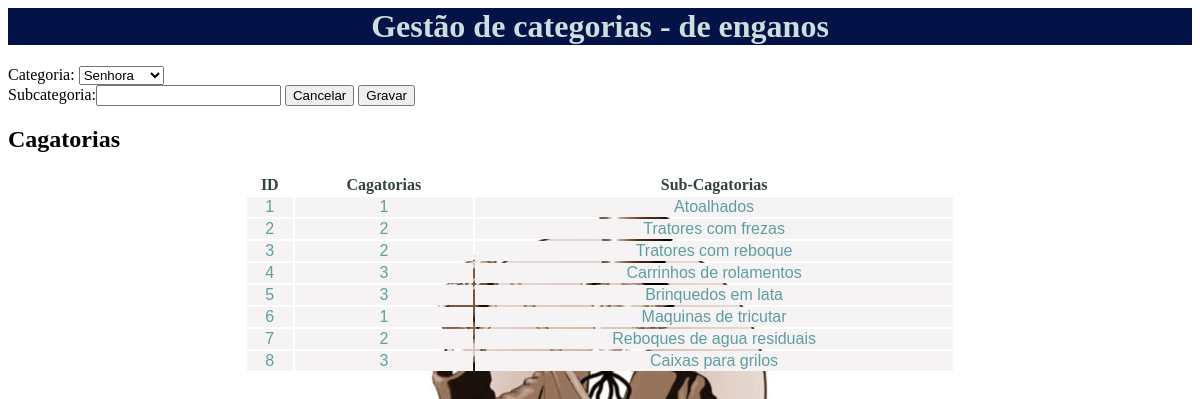
Page /categorias.php on the committed database.
### tables this page shows
CREATE TABLE `t_subcat` (
  `id` int(11) NOT NULL,
  `subcategoria` varchar(30) NOT NULL,
  `categoria` int(11) NOT NULL
);

### categorias.php (the view, shortened to what this page needs)
<html>
	 <head>
        <link href = "recursos/style/style.css" rel ="stylesheet" type="text/css">
</head>
<body>
<h1>Gestão de categorias - de enganos</h1>
	<?php
include "includes/liga_bd.php";
 ?>
 <form action ="categorias.php" method="post">
 	Categoria: <select name="categoria">
	 <?php
 		$sql="SELECT * FROM t_categorias";
 		$resultado = mysqli_query($ligacao, $sql) or die(mysqli_error($ligacao));
		 while ($linha = mysqli_fetch_assoc($resultado))
		 {
			echo"<option value='".$linha['id']."'>".$linha['categoria']."</option>";
			}
  ?>
  </select>
  <br> Subcategoria:<input type="text" required name = "subcat">
  <button onclick="location.href='categorias.php'" type="button">Cancelar</button>
  <input type ="submit" value ="Gravar">
   </form>
   <h2>Cagatorias</h2>
   <table>
	<tr>
		<th>ID</th>
		<th>Cagatorias</th>
		<th>Sub-Cagatorias</th>
		</tr>
		 <?php
		 $sql="SELECT * FROM t_subcat";
		  $resultado = mysqli_query($ligacao,$sql) or die(mysqli_error($ligacao));
		   while ($linha = mysqli_fetch_assoc($resultado)){
			echo "<tr><td>".$linha['id']."</td><td>".$linha['categoria']."</td><td>".$linha['subcategoria']."</td></tr>";
		   }
		   ?>
		  </table>
  </body>
  </html>

### recursos/style/style.css (style rules this page uses)
body { background-image: url("/v0068/pics/estrela4.jpg"); background-position: center; background-repeat: no-repeat; position: relative; }
table { width: 60%; margin-left: auto; margin-right: auto; }
th { color:rgb(51, 67, 68); }
td { text-align: center; font: size 14px; color:cadetblue; background-color: rgb(245, 243, 243); font-family: Verdana, Geneva, Tahoma, sans-serif; }
h1 { background-color: rgb(3, 19, 71); color:rgb(206, 221, 221); text-align: center; }

### rows in the picture
t_subcat: id "1", categoria "1", subcategoria "Atoalhados"
t_subcat: id "2", categoria "2", subcategoria "Tratores com frezas"
t_subcat: id "3", categoria "2", subcategoria "Tratores com reboque"
t_subcat: id "4", categoria "3", subcategoria "Carrinhos de rolamentos"
t_subcat: id "5", categoria "3", subcategoria "Brinquedos em lata"
t_subcat: id "6", categoria "1", subcategoria "Maquinas de tricutar"
t_subcat: id "7", categoria "2", subcategoria "Reboques de agua residuais"
t_subcat: id "8", categoria "3", subcategoria "Caixas para grilos"

### other values in the picture
form field categoria "Senhora"
